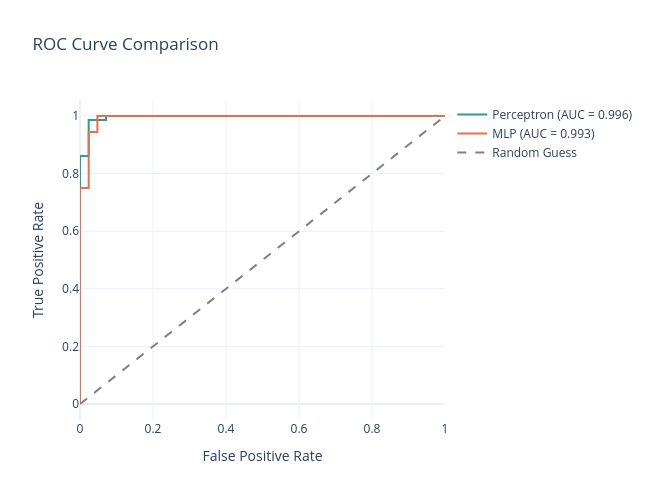

Notebook source saved alongside this figure:
### Code cell
# Interactive ROC Curve Comparison (hover for threshold, TPR, FPR)

fpr_p, tpr_p, thr_p = roc_curve(y_test, perceptron_test_probs)
fpr_m, tpr_m, thr_m = roc_curve(y_test, mlp_test_probs)

fig = go.Figure()

fig.add_trace(go.Scatter(
    x=fpr_p, y=tpr_p, mode="lines", name=f"Perceptron (AUC = {roc_auc_score(y_test, perceptron_test_probs):.3f})",
    line=dict(color="#2a9d8f"),
    hovertemplate="FPR: %{x:.3f}<br>TPR: %{y:.3f}<extra></extra>"
))
fig.add_trace(go.Scatter(
    x=fpr_m, y=tpr_m, mode="lines", name=f"MLP (AUC = {roc_auc_score(y_test, mlp_test_probs):.3f})",
    line=dict(color="#e76f51"),
    hovertemplate="FPR: %{x:.3f}<br>TPR: %{y:.3f}<extra></extra>"
))
fig.add_trace(go.Scatter(
    x=[0, 1], y=[0, 1], mode="lines", name="Random Guess",
    line=dict(color="gray", dash="dash")
))

fig.update_layout(
    title="ROC Curve Comparison",
    xaxis_title="False Positive Rate",
    yaxis_title="True Positive Rate",
    height=500, width=650,
    template="plotly_white"
)

fig.show()

### Figure 1 — Plotly figure (JSON) as saved in the notebook; plotly's stock layout.template omitted (floating-point values rounded to 4 significant figures)
{"data": [{"hovertemplate": "FPR: %{x:.3f}<br>TPR: %{y:.3f}<extra></extra>", "line": {"color": "#2a9d8f"}, "mode": "lines", "name": "Perceptron (AUC = 0.996)", "type": "scatter", "x": [0.0, 0.0, 0.0, 0.02381, 0.02381, 0.07143, 0.07143, 1.0], "y": [0.0, 0.01389, 0.8611, 0.8611, 0.9861, 0.9861, 1.0, 1.0]}, {"hovertemplate": "FPR: %{x:.3f}<br>TPR: %{y:.3f}<extra></extra>", "line": {"color": "#e76f51"}, "mode": "lines", "name": "MLP (AUC = 0.993)", "type": "scatter", "x": [0.0, 0.0, 0.0, 0.02381, 0.02381, 0.04762, 0.04762, 1.0], "y": [0.0, 0.01389, 0.75, 0.75, 0.9444, 0.9444, 1.0, 1.0]}, {"line": {"color": "gray", "dash": "dash"}, "mode": "lines", "name": "Random Guess", "type": "scatter", "x": [0, 1], "y": [0, 1]}], "layout": {"height": 500, "title": {"text": "ROC Curve Comparison"}, "width": 650, "xaxis": {"title": {"text": "False Positive Rate"}}, "yaxis": {"title": {"text": "True Positive Rate"}}}}
